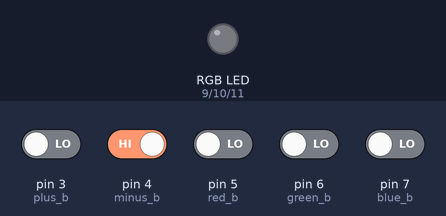
Simulated run of this sketch. Board: Arduino Uno, built with avr-gcc and run on an emulated ATmega328P. Parts: an RGB LED mixed from three pins (HIGH = lit). Inputs (shaded band) come from the test bench; at power-on: pin 4 (minus_b) HIGH, pin 3 (plus_b), pin 5 (red_b), pin 6 (green_b), pin 7 (blue_b) LOW. Dim RGB values are drawn brighter than linear.

Above: at 1.2 s.
1.3 s: pin 7 (blue_b) driven HIGH
At 2.3 s:
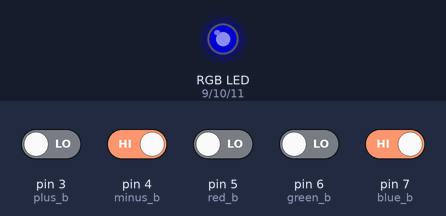
3.2 s: pin 5 (red_b) driven HIGH
At 3.42 s:
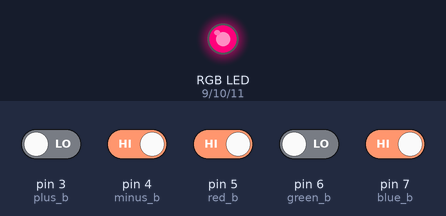
6.2 s: pin 3 (plus_b) driven HIGH
At 7.4 s:
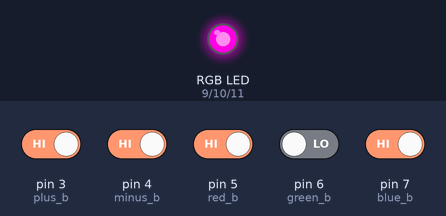
7.7 s: pin 4 (minus_b) driven LOW
10.7 s: pin 6 (green_b) driven HIGH
At 13.18 s:
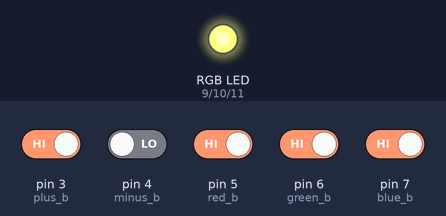
13.7 s: pin 3 (plus_b) driven LOW
Timing chart, 0 to 16.2 s (numbered marks = the images above; inputs shaded):
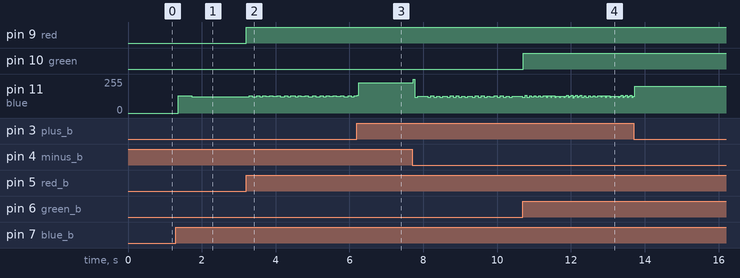

Measured:
- after the input at 1.3 s, pin 11 (blue): 0/255 → 129/255 after 0.07 s, → 123/255 0.36 s later
- after the input at 3.2 s, pin 9 (red): LOW → HIGH at once
- after the input at 10.7 s, pin 10 (green): LOW → HIGH at once

The sketch:

rgb_led_button_ile_kontrol.ino
```cpp
#define red 9
#define green 10
#define blue 11

#define red_b 5
#define green_b 6
#define blue_b 7

#define plus_b 3
#define minus_b 4

int red_c = 0,green_c = 0,blue_c = 0,red_d,green_d,blue_d,minus_d,plus_d;

void setup() {
  pinMode(red_b,INPUT);
  pinMode(green_b,INPUT);
  pinMode(blue_b,INPUT);
  pinMode(plus_b,INPUT);
  pinMode(minus_b,INPUT);

}

void loop() {
  red_d = digitalRead(red_b);
  green_d = digitalRead(green_b);
  blue_d = digitalRead(blue_b);
  minus_d = digitalRead(minus_b);
  plus_d = digitalRead(plus_b);
  if (plus_d == 1 and minus_d == 0){
     if (red_d == 1){
      red_c++;
     }
     if (green_d == 1){
      green_c++;
     }
     if (blue_d == 1){
      blue_c++;
     }
  }
  else if (plus_d == 0 and minus_d == 1){
    if (red_d == 1){
      red_c--;
     }
     if (green_d == 1){
      green_c--;
     }
     if (blue_d == 1){
      blue_c--;
     }
  }
  analogWrite(red,red_c);
  analogWrite(green,green_c);
  analogWrite(blue,blue_c);

}
```
